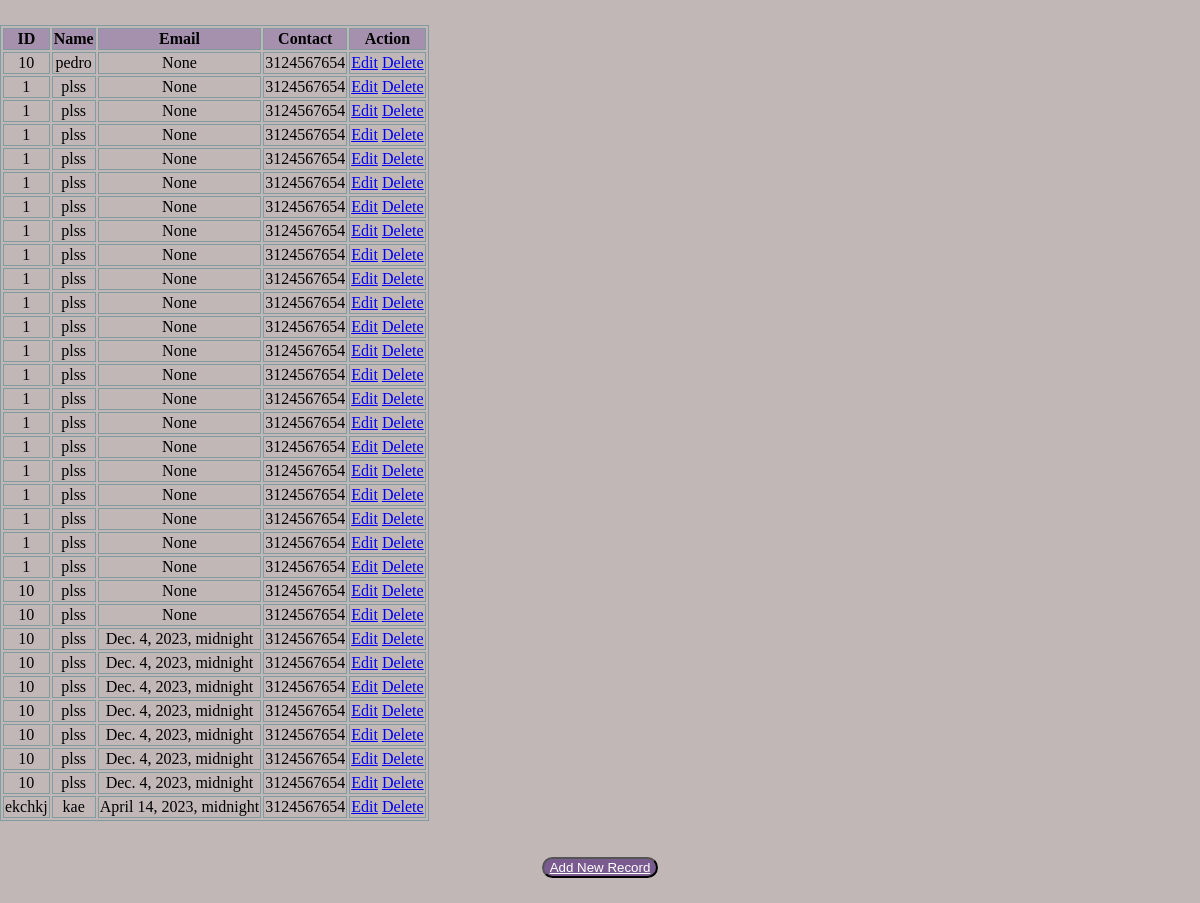
The page /show on the database its author committed.
### employee/models.py (models this page shows, shortened)
class Employee(models.Model):
    eid = models.CharField(max_length=20)
    paciente = models.CharField(max_length=100)
    fecha_hora = models.DateTimeField()
    medico = models.CharField(max_length=15)
    class Meta:
        db_table = "employee"

### employee/views.py (the view)
# urls.py: path('show',views.show),
def show(request):
    employees = Employee.objects.all()
    return render(request,"show.html",{'employees':employees})

### crud/employee/templates/show.html (shortened to what this page needs)
<!DOCTYPE html>
<html lang="en">
<head>
    {% load static %}
    <link rel="stylesheet" href="{% static 'css/style.css' %}">
</head>
<body>
    <table>
        <thead>
            <tr>
                <th> ID</th>
                <th> Name</th>
                <th> Email</th>
                <th> Contact</th>
                <th>Action</th>
            </tr>
        </thead>
        <tbody>
            {% for employee in employees %}
            <tr>
                <td>{{ employee.eid }}</td>
                <td>{{employee.paciente}}</td>
                <td>{{employee.fecha_hora}}</td>
                <td>{{employee.medico}}</td>
                <td>
                    <a href="/edit/{{ employee.id }}">Edit</a>
                    <a href="/delete/{{employee.id}}">Delete</a>
                </td>
            </tr>
            {% endfor %}
        </tbody>
    </table>
    <br>
    <br>
    <button><a style="color:white;" href="/emp">Add New Record</a></button>
</body>
</html>

### employee/static/css/style.css (style rules this page uses)
body { background: #6d525269; height: 100%; margin: 25px 0; text-align: center; }
table, th, td { border: 1px solid rgb(130, 155, 161); }
th { background-color: #4a178d3d; color: rgb(0, 0, 0); }
button { border-radius: 12px; color: rgb(20, 22, 22); background-color: #3e0d6d8a; cursor: pointer; }

### rows shown on the page
Employee: eid "10", paciente "pedro", fecha_hora "None", medico "3124567654"
Employee: eid "1", paciente "plss", fecha_hora "None", medico "3124567654"
Employee: eid "1", paciente "plss", fecha_hora "None", medico "3124567654"
Employee: eid "1", paciente "plss", fecha_hora "None", medico "3124567654"
Employee: eid "1", paciente "plss", fecha_hora "None", medico "3124567654"
Employee: eid "1", paciente "plss", fecha_hora "None", medico "3124567654"
Employee: eid "1", paciente "plss", fecha_hora "None", medico "3124567654"
Employee: eid "1", paciente "plss", fecha_hora "None", medico "3124567654"
Employee: eid "1", paciente "plss", fecha_hora "None", medico "3124567654"
Employee: eid "1", paciente "plss", fecha_hora "None", medico "3124567654"
Employee: eid "1", paciente "plss", fecha_hora "None", medico "3124567654"
Employee: eid "1", paciente "plss", fecha_hora "None", medico "3124567654"
Employee: eid "1", paciente "plss", fecha_hora "None", medico "3124567654"
Employee: eid "1", paciente "plss", fecha_hora "None", medico "3124567654"
Employee: eid "1", paciente "plss", fecha_hora "None", medico "3124567654"
Employee: eid "1", paciente "plss", fecha_hora "None", medico "3124567654"
Employee: eid "1", paciente "plss", fecha_hora "None", medico "3124567654"
Employee: eid "1", paciente "plss", fecha_hora "None", medico "3124567654"
Employee: eid "1", paciente "plss", fecha_hora "None", medico "3124567654"
Employee: eid "1", paciente "plss", fecha_hora "None", medico "3124567654"
Employee: eid "1", paciente "plss", fecha_hora "None", medico "3124567654"
Employee: eid "1", paciente "plss", fecha_hora "None", medico "3124567654"
Employee: eid "10", paciente "plss", fecha_hora "None", medico "3124567654"
Employee: eid "10", paciente "plss", fecha_hora "None", medico "3124567654"
Employee: eid "10", paciente "plss", fecha_hora "Dec. 4, 2023, midnight", medico "3124567654"
Employee: eid "10", paciente "plss", fecha_hora "Dec. 4, 2023, midnight", medico "3124567654"
Employee: eid "10", paciente "plss", fecha_hora "Dec. 4, 2023, midnight", medico "3124567654"
Employee: eid "10", paciente "plss", fecha_hora "Dec. 4, 2023, midnight", medico "3124567654"
Employee: eid "10", paciente "plss", fecha_hora "Dec. 4, 2023, midnight", medico "3124567654"
Employee: eid "10", paciente "plss", fecha_hora "Dec. 4, 2023, midnight", medico "3124567654"
Employee: eid "10", paciente "plss", fecha_hora "Dec. 4, 2023, midnight", medico "3124567654"
Employee: eid "ekchkj", paciente "kae", fecha_hora "April 14, 2023, midnight", medico "3124567654"
